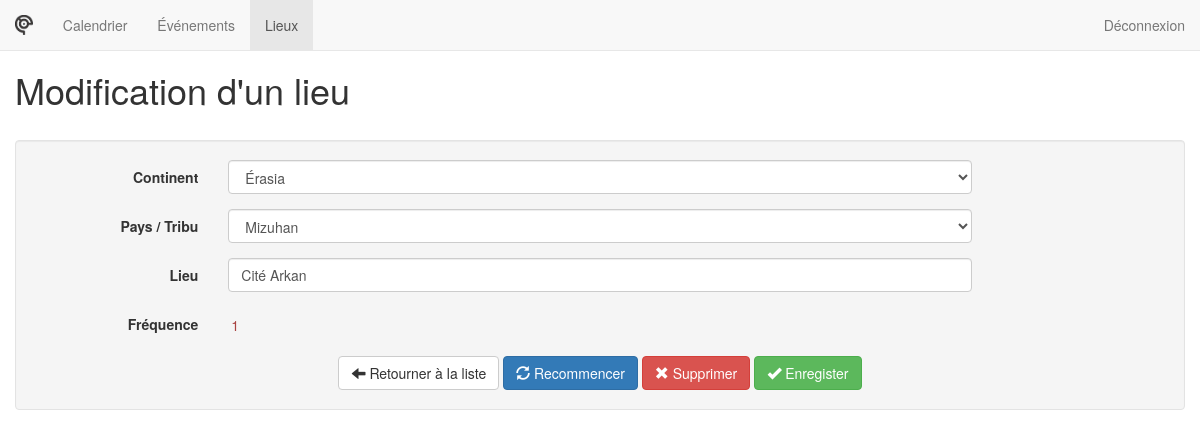
The app's page /admin/location/14 (signed in) with its own data.
### tables this page shows
CREATE TABLE t_location (
	loc_id integer not null PRIMARY KEY auto_increment,
	loc_continent varchar(255) not null,
	loc_country varchar(255),
	loc_place varchar(255)
);

### src/Controller/LocationController.php (called while the page is built, shortened)
<?php
class LocationController {
	public function viewAction( $id ) {
		$locId     = $id;
		include( 'web/www/admin.php' );
	}
}

### src/App/Route.php (called while the page is built, shortened)
<?php
class Route {
	private $path;
	private $callable;
	private $matches = [];
	public function __construct( $path, $callable ) {
		$this->path = trim( $path, '/' );
		$this->callable = $callable;
	}
	public function match( $url ) {
		$url   = trim( $url, '/' );
		$path  = preg_replace( '#:([\w]+)#', '([^/]+)', $this->path );
		$regex = "#^$path$#i";
		if ( !preg_match( $regex, $url, $matches ) ) {
			return false;
		}
		array_shift( $matches );
		$this->matches = $matches;
		return true;
	}
	public function call() {
		if ( is_string( $this->callable ) ) {
			$params     = explode( '::', $this->callable );
			$controller = new $params[0]();
			$function   = $params[1];
			return call_user_func_array( [$controller, $function], $this->matches );
		}
		else {
			return call_user_func_array( $this->callable, $this->matches );
		}
	}
}

### src/App/Router.php (called while the page is built, shortened)
<?php
class Router {
	private $url;
	private $routes      = [];
	public function __construct( $url ) {
		$this->url = $url;
	}
	private function add( $path, $callable, $name, $method ) {
		$route = new Route( $path, $callable );
		$this->routes[$method][] = $route;
		return $route;
	}
	public function run() {
		foreach( $this->routes[$_SERVER['REQUEST_METHOD']] as $route ) {
			if ( $route->match( $this->url ) ) {
				return $route->call();
			}
		}
		throw new Exception( 'No matching routes "' . $this->url . '"' );
	}
}

### app/routes.php (called while the page is built)
<?php
$router = new Router( isset( $_GET['url'] ) ? $_GET['url'] : '' );
$router->get( '/',         'CalendarController::showAction' );
$router->get( '/calendar', 'CalendarController::showAction' );
$router->post( '/admin/login',  'UserController::loginAction' );
$router->get(  '/admin/logout', 'UserController::logoutAction' );
$router->get(  '/admin',                  'EventController::catalogueAction' );
$router->get(  '/admin/event',            'EventController::catalogueAction' );
$router->get(  '/admin/event/create',     'EventController::createAction' );
$router->get(  '/admin/event/:id',        'EventController::viewAction' );
$router->post( '/admin/event',            'EventController::insertAction' );
$router->post( '/admin/event/:id',        'EventController::updateAction' );
$router->get(  '/admin/event/:id/delete', 'EventController::deleteAction' );
$router->get(  '/admin/location',            'LocationController::catalogueAction' );
$router->get(  '/admin/location/create',     'LocationController::createAction' );
$router->get(  '/admin/location/:id',        'LocationController::viewAction' );
$router->post( '/admin/location',            'LocationController::insertAction' );
$router->post( '/admin/location/:id',        'LocationController::updateAction' );
$router->get(  '/admin/location/:id/delete', 'LocationController::deleteAction' );
$router->run();

### index.php (called while the page is built, shortened)
<?php
require( 'app/conf/dev.php' );
require( 'src/App/Route.php' );
require( 'src/App/Router.php' );
require( 'src/Controller/CalendarController.php' );
require( 'src/Controller/LocationController.php' );
require( 'src/Entity/Location.php' );
require( 'src/Repository/LocationRepository.php' );
require( 'app/routes.php' );

### src/Entity/Location.php (called while the page is built, shortened)
<?php
class Location {
	private $id;
	private $continent;
	private $country;
	private $place;
	public function getId() {
		return $this->id;
	}
	public function setId( $id ) {
		$this->id = $id;
	}
	public function getContinent() {
		return $this->continent;
	}
	public function setContinent( $continent ) {
		$this->continent = $continent;
	}
	public function getCountry() {
		return $this->country;
	}
	public function setCountry( $country ) {
		$this->country = $country;
	}
	public function getPlace() {
		return $this->place;
	}
	public function setPlace( $place ) {
		$this->place = $place;
	}
}

### src/Repository/LocationRepository.php (called while the page is built, shortened)
<?php
class LocationRepository {
	public function findById( int $locId ) {
		global $dataBase;
		$sql = "
			SELECT *
			FROM t_location
			WHERE loc_id = ?
		";
		$sth = $dataBase->prepare( $sql );
		$sth->execute( array( $locId ) );
		$row = $sth->fetch();
		if ( $row ) {
			return $this->buildDomainObject( $row );
		}
	}
	public function getFrequency( int $locId ) {
		global $dataBase;
		$sql = "
			SELECT COUNT(*) AS frequency
			FROM t_event
			WHERE loc_id = ?
		";
		$sth = $dataBase->prepare( $sql );
		$sth->execute( array( $locId ) );
		$row = $sth->fetch();
		if ( $row ) {
			return $row['frequency'];
		}
		return 0;
	}
	protected function buildDomainObject( array $row ) {
		$location = new Location();
		$location->setId( $row['loc_id'] );
		$location->setContinent( $row['loc_continent'] );
		$location->setCountry( $row['loc_country'] );
		$location->setPlace( $row['loc_place'] );
		return $location;
	}
}

### web/www/admin/locationView.php (the view, shortened to what this page needs)
<?php
	$loc        = new Location();
	$continents = $loc->continents;
	$location = null;
	if ( $locId ) {
		$locRep    = new LocationRepository();
		$location  = $locRep->findById( $locId );
		$frequency = $locRep->getFrequency( $location->getId() );
	}
?>
<h1><?php
	if ( !$location ) {
		echo 'Nouveau lieu';
	}
	else {
		echo "Modification d'un lieu";
	}
?></h1>
<br />
<form action="<?php echo $GLOBALS['server']; ?>admin/location<?php if ( $location ) { echo '/' . $location->getId(); } ?>" method="post" class="form-horizontal well">
	<div class="form-group">
		<label class="col-sm-2 control-label" for="continent">Continent</label>
		<div class="col-sm-8">
			<select class="selectpicker form-control" name="continent" id="continent">
				<?php foreach ( array_keys( $continents ) as $continent ) {
					echo '<option ';
					if ( $location and $location->getContinent() == $continent ) {
						echo 'selected';
					}
					echo '>' . $continent . '</option>';
				}?>
			</select>
		</div>
	</div>
	<div class="form-group">
		<label class="col-sm-2 control-label" for="country">Pays / Tribu</label>
		<div class="col-sm-8">
			<select class="selectpicker form-control" title="Tous" name="country" id="country">
				<optgroup class="optgroup-erasia" label="Pays">
					<option <?php if ( $location and $location->getCountry() == 'Mizuhan' ) { echo 'selected'; } ?> >
						Mizuhan
					</option>
				</optgroup>
			</select>
		</div>
	</div>
	<div class="form-group">
		<label class="col-sm-2 control-label" for="place">Lieu</label>
		<div class="col-sm-8">
			<input maxlength="255" class="form-control" type="text" id="place" name="place" value="<?php if ( $location ) { echo $location->getPlace(); } ?>"/>
		</div>
	</div>
	<?php if ( $location ) { ?>
	<div class="form-group">
		<label class="col-sm-2 control-label" for="place">Fréquence</label>
		<div class="col-sm-8" style="height: 34px; padding: 8px 0px 0px 18px;">
			<?php if ( $frequency ) {
				echo '<span class="text-danger">' . $frequency . '</span>';
			}
			else {
				echo $frequency;
			}?>
		</div>
	</div>
	<?php } ?>
	<div class="text-center">
		<a href="<?php echo $GLOBALS['server']; ?>admin/location" class="btn btn-default">
			<span class="glyphicon glyphicon-arrow-left"></span> Retourner à la liste
		</a>
		<button type="reset" class="btn btn-primary refresh">
			<span class="glyphicon glyphicon-refresh"></span> Recommencer
		</button>
		<?php if ( $location ) { ?>
		<button type="button" class="btn btn-danger" data-toggle="modal" data-target="#modal-delete">
			<span class="glyphicon glyphicon-remove"></span> Supprimer
		</button>
		<?php } ?>
		<button type="submit" class="btn btn-success">
			<span class="glyphicon glyphicon-ok"></span> Enregister
		</button>
	</div>
</form>

### records on screen
t_location: continent "Érasia", country "Mizuhan", place "Cité Arkan"

### other values on screen
$frequency "1"
